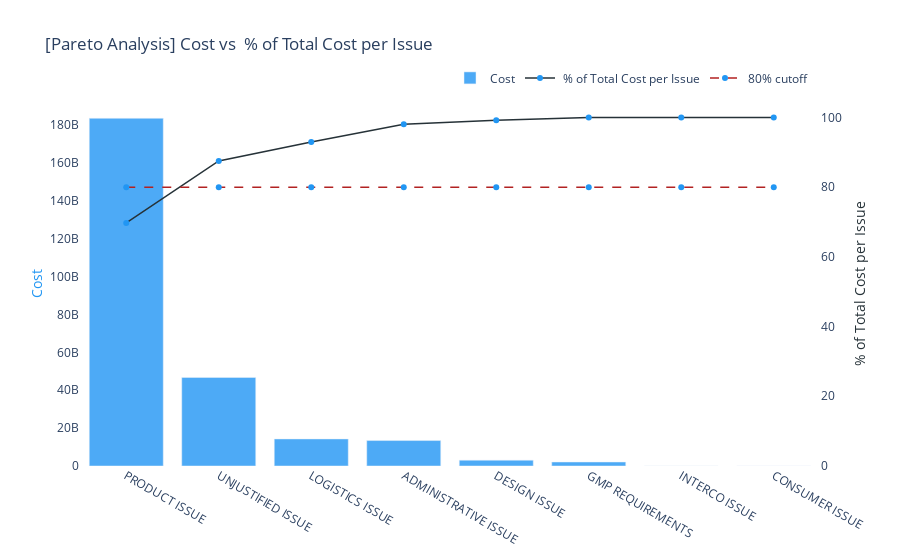

Notebook code cell kept with this figure:
### Markdown cell above
From the above table we can see that Product Issues cover a significant amount of cost and together with Unjustified issues have almost 88% of the cost so lets draw a pareto chart to visualize the above data.

### Code cell
trace0 = dict(type='bar',
              x = TotalCostPerIssue.index,
              y=TotalCostPerIssue['Total Cost'],
     marker=dict(
        color='#2196F3'
    ),
    name='Cost',
    opacity=0.8
)

trace1 = dict(type='scatter',
              x = TotalCostPerIssue.index,
              y=TotalCostPerIssue['cumSumPercent'],
     marker=dict(
        color='#2196F3'
    ),
    line=dict(
        color= '#263238', 
        width= 1.5),
    name=' % of Total Cost per Issue', 
    xaxis = 'x1',
    yaxis='y2'
)
trace2 =  dict(type='scatter',
              x = TotalCostPerIssue.index,
              y=[80]*193,
     marker=dict(
        color='#2196F3'
    ),
               
    line=dict(
        color= 'firebrick',
        dash='dash',
        width= 1.5),
    name=' 80% cutoff', 
    xaxis = 'x1',
    yaxis='y2'
)
data = [trace0,trace1,trace2]
layout = go.Layout(
    title='[Pareto Analysis] Cost vs  % of Total Cost per Issue',
    plot_bgcolor='rgba(0,0,0,0)',
    legend= dict(orientation="h",
                x=0.5,
                y=1.1),
    yaxis=dict(
        
        title='Cost',
        titlefont=dict(
            color="#2196F3"
        )
    ),
    yaxis2=dict(
        title='  % of Total Cost per Issue',
        titlefont=dict(
            color='#263238'
        ),
        range=[0,105],
        overlaying='y',
        anchor='x',
        side='right'
        )
    )
    


fig = go.Figure(data=data, layout=layout)
iplot(fig, filename="paretoCustomer")

### Figure 1 — Plotly figure (JSON) as saved in the notebook; plotly's stock layout.template omitted (floating-point values rounded to 4 significant figures; data arrays with more than 128 entries replaced by an {"elided": "..."} marker saying what was removed)
{"data": [{"marker": {"color": "#2196F4"}, "name": "Cost", "opacity": 0.8, "type": "bar", "x": ["PRODUCT ISSUE", "UNJUSTIFIED ISSUE", "LOGISTICS ISSUE", "ADMINISTRATIVE ISSUE", "DESIGN ISSUE", "GMP REQUIREMENTS", "INTERCO ISSUE", "CONSUMER ISSUE"], "y": [183500000000.0, 46720000000.0, 14270000000.0, 13420000000.0, 3063000000.0, 2110000000.0, 12628480, 0]}, {"line": {"color": "#263238", "width": 1.5}, "marker": {"color": "#2196F3"}, "name": " % of Total Cost per Issue", "type": "scatter", "x": ["PRODUCT ISSUE", "UNJUSTIFIED ISSUE", "LOGISTICS ISSUE", "ADMINISTRATIVE ISSUE", "DESIGN ISSUE", "GMP REQUIREMENTS", "INTERCO ISSUE", "CONSUMER ISSUE"], "xaxis": "x", "y": [69.74, 87.5, 92.93, 98.03, 99.19, 100.0, 100, 100], "yaxis": "y2"}, {"line": {"color": "firebrick", "dash": "dash", "width": 1.5}, "marker": {"color": "#2196F3"}, "name": " 80% cutoff", "type": "scatter", "x": ["PRODUCT ISSUE", "UNJUSTIFIED ISSUE", "LOGISTICS ISSUE", "ADMINISTRATIVE ISSUE", "DESIGN ISSUE", "GMP REQUIREMENTS", "INTERCO ISSUE", "CONSUMER ISSUE"], "xaxis": "x", "y": {"elided": "193 int values"}, "yaxis": "y2"}], "layout": {"legend": {"orientation": "h", "x": 0.5, "y": 1.1}, "plot_bgcolor": "rgba(0,0,0,0)", "title": {"text": "[Pareto Analysis] Cost vs  % of Total Cost per Issue"}, "yaxis": {"title": {"font": {"color": "#2196F3"}, "text": "Cost"}}, "yaxis2": {"anchor": "x", "overlaying": "y", "range": [0, 105], "side": "right", "title": {"font": {"color": "#263238"}, "text": "  % of Total Cost per Issue"}}}}
